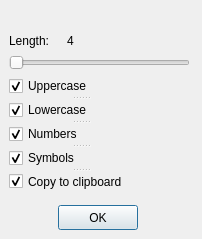
<?xml version="1.0" encoding="UTF-8"?>
<ui version="4.0">
 <class>create_password</class>
 <widget class="QDialog" name="create_password">
  <property name="geometry">
   <rect>
    <x>0</x>
    <y>0</y>
    <width>202</width>
    <height>239</height>
   </rect>
  </property>
  <property name="windowTitle">
   <string>Dialog</string>
  </property>
  <widget class="QLabel" name="label">
   <property name="geometry">
    <rect>
     <x>9</x>
     <y>32</y>
     <width>61</width>
     <height>17</height>
    </rect>
   </property>
   <property name="text">
    <string>Length:</string>
   </property>
  </widget>
  <widget class="QSlider" name="horizontalSlider">
   <property name="geometry">
    <rect>
     <x>9</x>
     <y>55</y>
     <width>181</width>
     <height>16</height>
    </rect>
   </property>
   <property name="minimum">
    <number>4</number>
   </property>
   <property name="maximum">
    <number>64</number>
   </property>
   <property name="pageStep">
    <number>10</number>
   </property>
   <property name="orientation">
    <enum>Qt::Horizontal</enum>
   </property>
  </widget>
  <widget class="QLabel" name="label_length">
   <property name="geometry">
    <rect>
     <x>67</x>
     <y>32</y>
     <width>31</width>
     <height>17</height>
    </rect>
   </property>
   <property name="text">
    <string>4</string>
   </property>
  </widget>
  <widget class="QPushButton" name="pushButton_ok">
   <property name="geometry">
    <rect>
     <x>58</x>
     <y>205</y>
     <width>80</width>
     <height>25</height>
    </rect>
   </property>
   <property name="text">
    <string>OK</string>
   </property>
  </widget>
  <widget class="QSplitter" name="splitter">
   <property name="geometry">
    <rect>
     <x>9</x>
     <y>76</y>
     <width>144</width>
     <height>115</height>
    </rect>
   </property>
   <property name="orientation">
    <enum>Qt::Vertical</enum>
   </property>
   <widget class="QCheckBox" name="checkBox_upper">
    <property name="acceptDrops">
     <bool>false</bool>
    </property>
    <property name="autoFillBackground">
     <bool>false</bool>
    </property>
    <property name="text">
     <string>Uppercase</string>
    </property>
    <property name="checked">
     <bool>true</bool>
    </property>
    <property name="autoRepeat">
     <bool>false</bool>
    </property>
   </widget>
   <widget class="QCheckBox" name="checkBox_lower">
    <property name="text">
     <string>Lowercase</string>
    </property>
    <property name="checked">
     <bool>true</bool>
    </property>
   </widget>
   <widget class="QCheckBox" name="checkBox_numbers">
    <property name="text">
     <string>Numbers</string>
    </property>
    <property name="checked">
     <bool>true</bool>
    </property>
   </widget>
   <widget class="QCheckBox" name="checkBox_symbols">
    <property name="text">
     <string>Symbols</string>
    </property>
    <property name="checked">
     <bool>true</bool>
    </property>
   </widget>
   <widget class="QCheckBox" name="checkBox_copy">
    <property name="text">
     <string>Copy to clipboard</string>
    </property>
    <property name="checked">
     <bool>true</bool>
    </property>
   </widget>
  </widget>
 </widget>
 <resources/>
 <connections/>
</ui>
